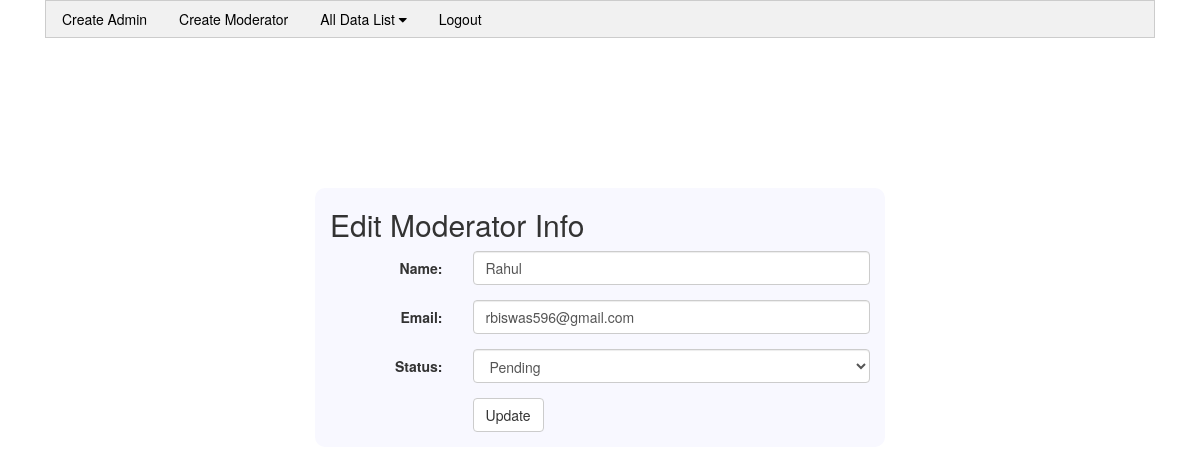
Screenshot of /views/SEIPXXXX/Moderator/edit_moderator.php?id=59 with the database file from the repository.
### tables this page shows
CREATE TABLE `moderator` (
  `id` int(11) NOT NULL,
  `first_name` varchar(111) NOT NULL,
  `last_name` varchar(111) NOT NULL,
  `email` varchar(111) NOT NULL,
  `password` varchar(111) NOT NULL,
  `phone` varchar(111) NOT NULL,
  `address` varchar(333) NOT NULL,
  `email_verified` varchar(111) DEFAULT NULL,
  `status` varchar(111) NOT NULL DEFAULT 'Pending',
  `is_trashed` varchar(255) NOT NULL DEFAULT 'No'
);

### src/BABYTIKA/SEIPXXXX/Moderator/Moderator.php (called while the page is built, shortened)
<?php
class Moderator extends Database
{
    public $id;
    public function setData($postArray){
        if(array_key_exists("id",$postArray)){
            $this->id = $postArray['id'];
        }
    }
     public function view(){
        $query = "SELECT * FROM `moderator` WHERE `id`=".$this->id;
        $STH = $this->DBH->query($query);
        $STH->setFetchMode(PDO::FETCH_OBJ);
        $singleData = $STH->fetch();
        return $singleData;
    }
}

### src/BABYTIKA/SEIPXXXX/Model/Database.php (called while the page is built, shortened)
<?php
class Database{
    public $username="root";
    public $password="";
    public function __construct()
    {
        try {
            $this->DBH = new PDO("mysql:host=localhost;dbname=db_atomic_project", $this->username, $this->password);
        }
        catch(PDOException $e) {
            echo $e->getMessage();
        }
    }
}

### views/SEIPXXXX/Moderator/edit_moderator.php (the view, shortened to what this page needs)
<?php
$obj = new Moderator();
$obj->setData($_GET);
$singleData = $obj->view();
?>
<!DOCTYPE html>
<html lang="en">
<head>
    <link rel="stylesheet" href="../../../resource/assets/w3css/4/w3.css">
    <link rel="stylesheet" href="../../../resource/assets/bootstrap/css/bootstrap.min.css">
    <link rel="stylesheet" href="../../../resource/assets/font-awesome-4.7.0/css/font-awesome.min.css">
</head>
<body>
    <div class="container">
        <div class="col-md-12">
            <div class="w3-bar w3-border w3-light-grey">
                <a href="create.php" class="w3-bar-item w3-button" style="text-decoration: none">Create Admin</a>
                <a href="create_moderator.php" class="w3-bar-item w3-button" style="text-decoration: none">Create Moderator</a>
                <div class="w3-dropdown-hover">
                    <button class="w3-button" style="text-decoration: none">
                        All Data List <i class="fa fa-caret-down"></i>
                    </button>
                </div>
                <span style="text-align: right">
                    <a href="../User/Authentication/moderator_logout.php" class="w3-bar-item w3-button" style="text-decoration: none"> Logout </a>
                </span>
            </div>
        </div>
    </div>
    <div class="container" style="margin-top: 150px;">
        <div class="col-lg-3"></div>
        <div class="col-lg-6">
            <h2>Edit Moderator Info</h2>
            <form class="form-horizontal" action="update_moderator.php" method="post">
                <div class="form-group">
                    <label class="control-label col-sm-3" for="first_name">Name:</label>
                    <div class="col-sm-9">
                        <input type="text" class="form-control" id="first_name" name="first_name" value="<?php echo $singleData->first_name ?>">
                    </div>
                </div>
                <div class="form-group">
                    <label class="control-label col-sm-3" for="email">Email:</label>
                    <div class="col-sm-9">
                        <input type="text" class="form-control" id="email" name="email" value="<?php echo $singleData->email ?>">
                    </div>
                </div>
                <div class="form-group">
                    <label class="control-label col-sm-3" for="status">Status:</label>
                    <div class="col-sm-9">
                        <select class="form-control" name="status">
                            <option value="Pending" <?php if ($singleData->status == "Pending") echo "selected" ?>>Pending</option>
                        </select>
                    </div>
                </div>
                <div class="form-group">
                    <div class="col-sm-offset-3 col-sm-9">
                        <button type="submit" class="btn btn-default">Update</button>
                    </div>
                </div>
            </form>
        </div>
        <div class="col-lg-3"></div>
    </div>
</body>
</html>

### resource/assets/w3css/4/w3.css (style rules this page uses)
html { box-sizing:border-box }
*,*:before,*:after { box-sizing:inherit }
html { -ms-text-size-adjust:100%;-webkit-text-size-adjust:100% }
body { margin:0 }
a { background-color:transparent;-webkit-text-decoration-skip:objects }
button,input,select,textarea { font:inherit;margin:0 }
button,input { overflow:visible }
button,select { text-transform:none }
button,html [type=button],[type=reset],[type=submit] { -webkit-appearance:button }
html,body { font-family:Verdana,sans-serif;font-size:15px;line-height:1.5 }
html { overflow-x:hidden }
h2 { font-size:30px }
h1,h2,h3,h4,h5,h6 { font-family:"Segoe UI",Arial,sans-serif;font-weight:400;margin:10px 0 }
a { color:inherit }
.w3-btn,.w3-button { border:none;display:inline-block;outline:0;padding:8px 16px;vertical-align:middle;overflow:hidden;text-decoration:none;color:inherit;background-color:inherit;text-align:center;cursor:pointer;white-space:nowrap }
.w3-btn,.w3-button { -webkit-touch-callout:none;-webkit-user-select:none;-khtml-user-select:none;-moz-user-select:none;-ms-user-select:none;user-select:none }
.w3-dropdown-click,.w3-dropdown-hover { position:relative;display:inline-block;cursor:pointer }
.w3-bar { width:100%;overflow:hidden }
.w3-bar .w3-bar-item { padding:8px 16px;float:left;width:auto;border:none;outline:none;display:block }
.w3-bar .w3-dropdown-hover,.w3-bar .w3-dropdown-click { position:static;float:left }
.w3-bar .w3-button { white-space:normal }
.w3-container:after,.w3-container:before,.w3-panel:after,.w3-panel:before,.w3-row:after,.w3-row:before,.w3-row-padding:after,.w3-row-padding:before, .w3-cell-row:before,.w3-cell-row:after,.w3-clear:after,.w3-clear:before,.w3-bar:before,.w3-bar:after { content:"";display:table;clear:both }
.w3-border { border:1px solid #ccc!important }
.w3-light-grey,.w3-hover-light-grey:hover,.w3-light-gray,.w3-hover-light-gray:hover { color:#000!important;background-color:#f1f1f1!important }

### views/SEIPXXXX/Moderator/edit_moderator.php (style rules this page uses)
div.col-lg-6 { background-color: ghostwhite; border-radius: 10px; }

### rows the page displays
moderator: first_name "Rahul", email "rbiswas596@gmail.com", status "Pending"
